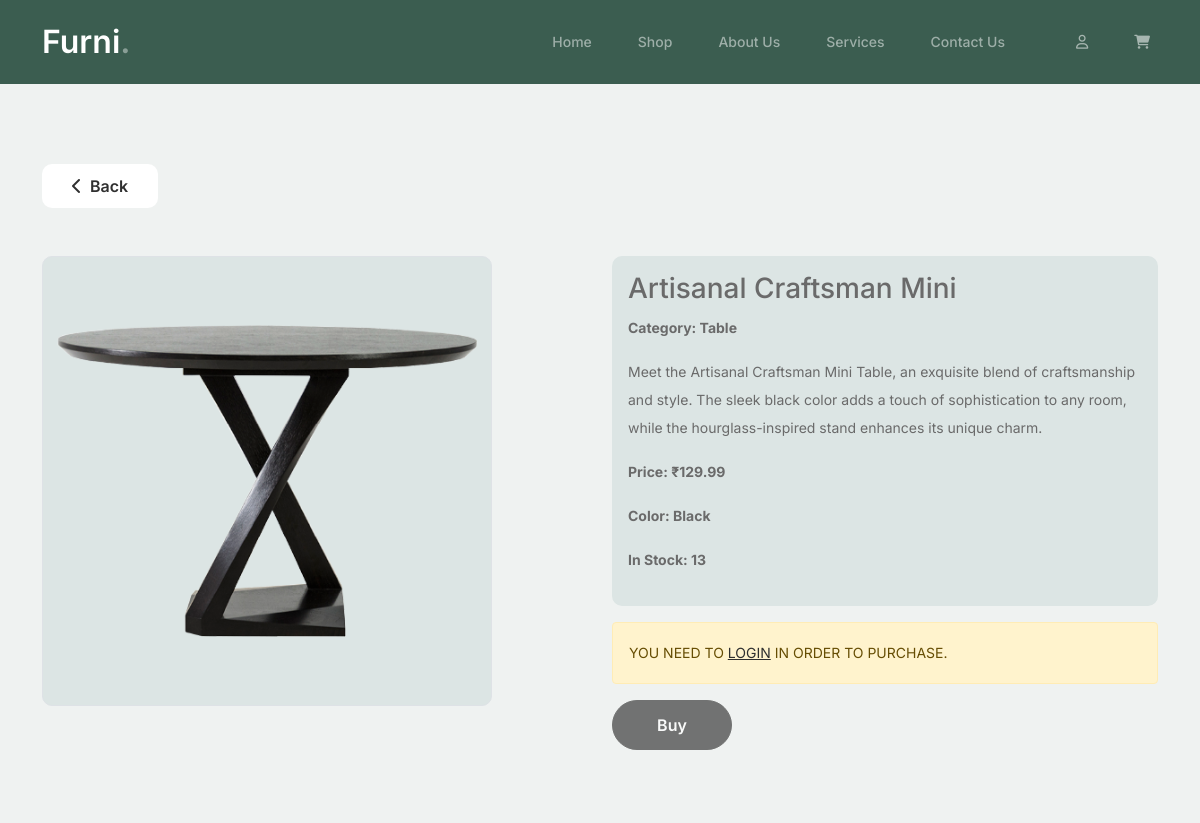
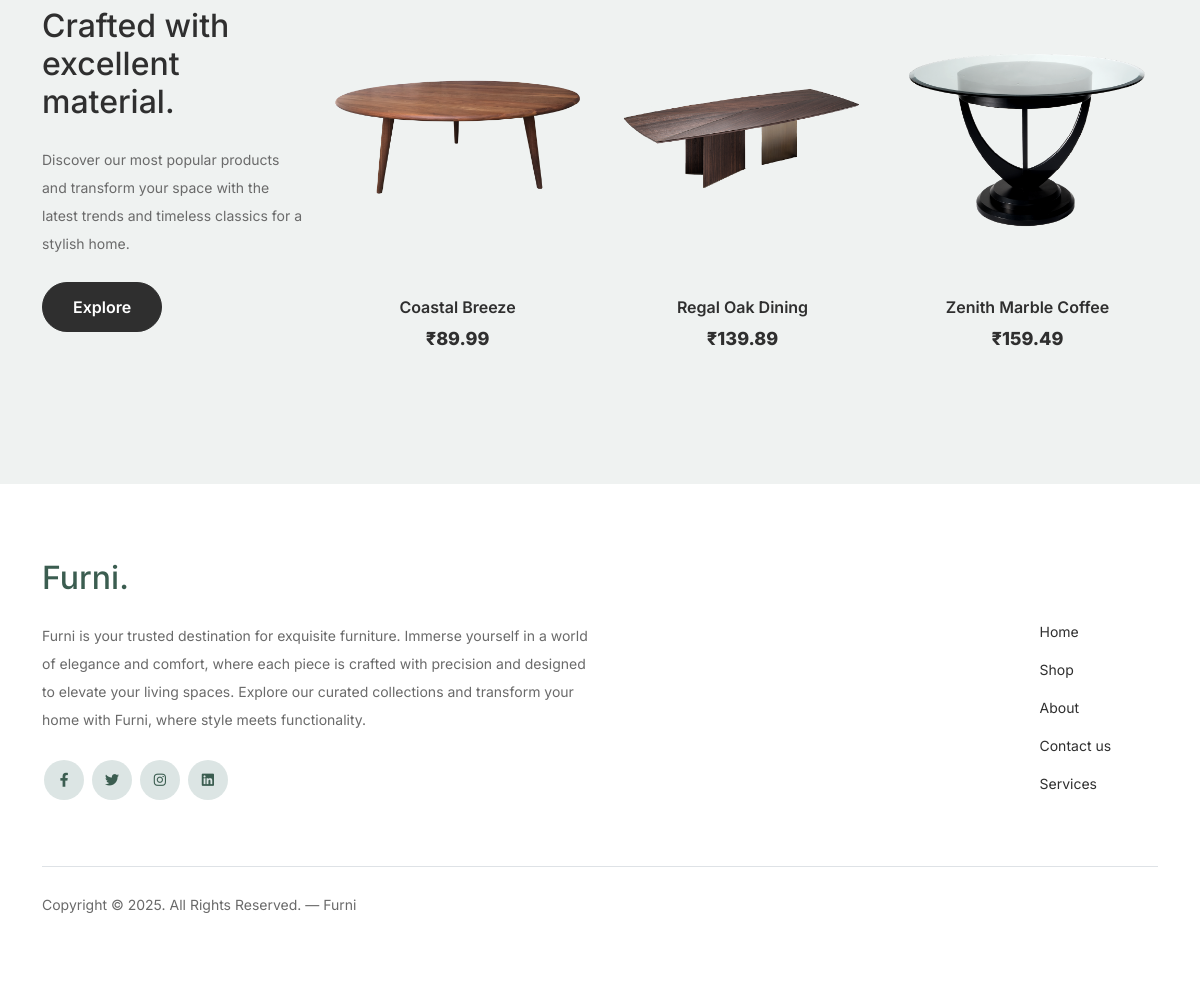
The page /product.php?id=35 on the database its author committed (2 pictures, top to bottom).
### tables this page shows
CREATE TABLE `role_nav` (
  `id_rn` int(100) NOT NULL,
  `id_nav` int(100) NOT NULL,
  `id_role` int(100) NOT NULL
);

CREATE TABLE `nav` (
  `id_nav` int(100) NOT NULL,
  `name_nav` varchar(255) NOT NULL,
  `path_nav` varchar(255) NOT NULL
);

CREATE TABLE `product` (
  `id_product` int(100) NOT NULL,
  `name_product` varchar(255) NOT NULL,
  `desc_product` varchar(255) NOT NULL,
  `price_product` float NOT NULL,
  `availability_product` int(255) NOT NULL,
  `created_at_p` timestamp NOT NULL DEFAULT current_timestamp(),
  `modified_at_p` timestamp NOT NULL DEFAULT '0000-00-00 00:00:00',
  `id_cat` int(100) NOT NULL,
  `id_color` int(100) NOT NULL
);

CREATE TABLE `image` (
  `id_image` int(255) NOT NULL,
  `name_image` varchar(255) NOT NULL,
  `path_image` varchar(255) NOT NULL,
  `date_upload_image` timestamp NOT NULL DEFAULT current_timestamp()
);

CREATE TABLE `category` (
  `id_cat` int(100) NOT NULL,
  `name_cat` varchar(255) NOT NULL
);

CREATE TABLE `color` (
  `id_color` int(100) NOT NULL,
  `name_color` varchar(255) NOT NULL
);

### models/functions.php (called while the page is built, shortened)
<?php
function getNavWithRoles($roleName)
{
    global $conn;
    $query = "SELECT * FROM role_nav rn JOIN user_role ur ON rn.id_role = ur.id_role JOIN nav n ON rn.id_nav = n.id_nav WHERE ur.name_role = ?";
    $ps = $conn->prepare($query);
    $ps->bindValue(1, $roleName, PDO::PARAM_STR);
    $ps->execute();
    $res = $ps->fetchAll();
    return $res;
}
function getProductFromSameCategoryTop3($catID)
{
    global $conn;
    $query = "SELECT * FROM product p JOIN category c ON p.id_cat=c.id_cat JOIN prod_img pi ON p.id_product=pi.id_product JOIN image i ON pi.id_image=i.id_image WHERE p.id_cat = ? ORDER BY RAND() LIMIT 3";
    $ps = $conn->prepare($query);
    $ps->bindValue(1, $catID, PDO::PARAM_INT);
    $ps->execute();
    $res = $ps->fetchAll();
    return $res;
}
function getProduct($id)
{
    global $conn;
    $query = "SELECT * FROM product p JOIN category c ON p.id_cat=c.id_cat
                                          JOIN prod_img pi ON p.id_product=pi.id_product
                                          JOIN image i ON pi.id_image=i.id_image
                                          JOIN color clr ON p.id_color = clr.id_color
                                          WHERE p.id_product=:id";
    $ps = $conn->prepare($query);
    $ps->bindParam(":id", $id);
    $ps->execute();
    $res = $ps->fetchAll();
    return $res;
}

### product.php (the view, shortened to what this page needs)
<?php
include "template/head.php";
include "template/nav.php";
$id = $_GET['id'];
$sentProduct = getProduct($id);
$catID = $sentProduct[0]->id_cat;
$prodArr = getProductFromSameCategoryTop3($catID);
?>
<div class="product-section pb-0">
    <div class="container">
        <button id="backToProducts" class="btn mb-5"><i id="backArrow" class="fa-solid fa-chevron-left me-2"></i>Back</button>
        <div class="row">
            <div class="col-lg-6 col-sm-12">
                <img id="product-image" class="border border-10" src="<?= $sentProduct[0]->path_image ?>" alt="<?= $sentProduct[0]->name_image ?>" />
            </div>
            <div class="col-lg-6 col-sm-12 d-flex flex-column">
                <div id="product-details" class="p-3 border-10" data-prodid="<?= $sentProduct[0]->id_product ?>">
                    <h3><?= $sentProduct[0]->name_product ?></h3>
                    <p class="fw-bold">Category: <?= $sentProduct[0]->name_cat ?></p>
                    <p><?= $sentProduct[0]->desc_product ?></p>
                    <p class="fw-bold">Price: &#8377;<?= $sentProduct[0]->price_product ?></p>
                    <p class="fw-bold">Color: <?= $sentProduct[0]->name_color ?></p>
                    <p class="fw-bold">In Stock: <?= $sentProduct[0]->availability_product ?></p>
                </div>
                <?php if ($sentProduct[0]->availability_product > 0 && !empty($user)) : ?>
                    <button id="buyProduct" class="btn mt-5">Buy</button>
                <?php elseif (empty($user)) : ?>
                    <p class="alert alert-warning mt-3 text-uppercase">You need to <a href="login.php">login</a> in order to purchase.</p>
                    <button id="buyProduct" class="btn" disabled>Buy</button>
                <?php else : ?>
                    <p class="alert my-alert-danger mt-3 text-uppercase">not available at the moment!</p>
                    <button id="buyProduct" class="btn mt-5" disabled>Buy</button>
                <?php endif; ?>
            </div>
        </div>
    </div>
</div>
<div class="product-section">
    <div class="container">
        <div class="row">
            <div class="col-md-12 col-lg-3 mb-5 mb-lg-0">
                <h2 class="mb-4 section-title">Crafted with excellent material.</h2>
                <p class="mb-4">Discover our most popular products and transform your space with the latest trends and timeless classics for a stylish home.</p>
                <p><a href="shop.php" class="btn">Explore</a></p>
            </div>
            <?php foreach ($prodArr as $prod) : ?>
                <div class="col-12 col-md-4 col-lg-3 mb-5 mb-md-0">
                    <a class="product-item" href="product.php?id=<?= $prod->id_product ?>">
                        <img src="<?= $prod->path_image ?>" alt="<?= $prod->name_image ?>" class="img-fluid product-thumbnail" />
                        <h3 class="product-title"><?= $prod->name_product ?></h3>
                        <strong class="product-price">&#8377;<?= $prod->price_product ?></strong>
                    </a>
                </div>
            <?php endforeach; ?>
        </div>
    </div>
</div>
<?php
include "template/footer.php";
?>

### template/nav.php (shortened to what this page needs)
<?php
$user = isset($_SESSION['user']) ? $_SESSION['user'] : null;
if ($user != null) {
	$roleName = $user->name_role;
	$navArr = getNavWithRoles($roleName);
	$profileURL = "profile.php";
} else {
	$roleName = "guest";
	$navArr = getNavWithRoles("user");
	$profileURL = "login.php";
}
$path = $_SERVER['REQUEST_URI'];
if (!str_contains($path, "login.php")) {
?>
	<nav class="custom-navbar navbar navbar navbar-expand-md navbar-dark bg-dark" arial-label="Furni navigation bar">
		<div class="container">
			<a class="navbar-brand" href="index.php">Furni<span>.</span></a>
			<div class="collapse navbar-collapse" id="navbarsFurni">
				<ul id="navbarsFurniUl" class="custom-navbar-nav navbar-nav ms-auto mb-2 mb-md-0">
					<?php foreach ($navArr as $nav) : ?>
						<li><a class="nav-link" href="<?= $nav->path_nav ?>"><?= $nav->name_nav ?></a></li>
					<?php endforeach; ?>
				</ul>
				<ul class="custom-navbar-cta navbar-nav mb-2 mb-md-0 ms-5">
					<li>
						<?php if ($roleName == "user") : ?>
							<a class="nav-link" href="<?php echo $profileURL; ?>">
								<i class="fa-regular fa-user"></i>
								<span class="ms-1"><?php echo $_SESSION['user']->fn_user; ?></span>
							</a>
						<?php elseif ($roleName == "admin") : ?>
							<a class="nav-link d-none" href="login.php">
								<i class="fa-regular fa-user"></i>
							</a>
						<?php else : ?>
							<a class="nav-link" href="login.php">
								<i class="fa-regular fa-user"></i>
							</a>
						<?php endif; ?>
					</li>
					<li>
						<a class="nav-link" href="cart.php">
							<i class="fa-solid fa-cart-shopping"></i>
						</a>
					</li>
				</ul>
			</div>
		</div>
	</nav>
<?php
}
?>

### assets/css/style.css (style rules this page uses)
a { text-decoration: none; -webkit-transition: .3s all ease; -o-transition: .3s all ease; transition: .3s all ease; color: #2f2f2f; text-decoration: underline; }
.custom-navbar { background: #3b5d50 !important; padding-top: 20px; padding-bottom: 20px; }
.custom-navbar .navbar-brand { font-size: 32px; font-weight: 600; }
.custom-navbar .navbar-brand>span { opacity: .4; }
@media (min-width: 992px) { .custom-navbar .custom-navbar-nav li { margin-left: 15px; margin-right: 15px; } }
.custom-navbar .custom-navbar-nav li a { font-weight: 500; color: #ffffff !important; opacity: .5; -webkit-transition: .3s all ease; -o-transition: .3s all ease; transition: .3s all ease; position: relative; }
@media (min-width: 768px) { .custom-navbar .custom-navbar-nav li a:before { content: ""; position: absolute; bottom: 0; left: 8px; right: 8px; background: #f9bf29; height: 5px; opacity: 1; visibility: visible; width: 0; -webkit-transition: .15s all ease-out; -o-transition: .15s all ease-out; transition: .15s all ease-out; } }
.custom-navbar .custom-navbar-cta { margin-left: 0 !important; -webkit-box-orient: horizontal; -webkit-box-direction: normal; -ms-flex-direction: row; flex-direction: row; }
@media (min-width: 768px) { .custom-navbar .custom-navbar-cta { margin-left: 40px !important; } }
.custom-navbar .custom-navbar-cta li { margin-left: 0px; margin-right: 0px; }
.custom-navbar .custom-navbar-cta li { margin-right: 15px; }
.custom-navbar .custom-navbar-cta li:last-child { margin-right: 0px; }
.btn { font-weight: 600; padding: 12px 30px; border-radius: 30px; color: #ffffff; background: #2f2f2f; border-color: #2f2f2f; }
.section-title { color: #2f2f2f; }
.product-section { padding: 5rem 0; }
.product-section .product-item { text-align: center; text-decoration: none; display: block; position: relative; padding-bottom: 50px; cursor: pointer; }
.product-section .product-item .product-thumbnail { margin-bottom: 30px; position: relative; top: 0; -webkit-transition: .3s all ease; -o-transition: .3s all ease; transition: .3s all ease; }
.product-section .product-item h3 { font-weight: 600; font-size: 16px; }
.product-section .product-item strong { font-weight: 800 !important; font-size: 18px !important; }
.product-section .product-item h3, .product-section .product-item strong { color: #2f2f2f; text-decoration: none; }
.product-section .product-item:before { bottom: 0; left: 0; right: 0; position: absolute; content: ""; background: #dce5e4; height: 0%; z-index: -1; border-radius: 10px; -webkit-transition: .3s all ease; -o-transition: .3s all ease; transition: .3s all ease; }
.border-10, #team-section img { border-radius: 10px !important; }
#product-details, #product-image, #shopping-cart-totals-info { background-color: #dce5e4; }
#homeButton, #backArrow, #forwardArrow, #backToProducts, #goToInsertProduct, #goToMessages, .categoryPorduct-container, #past-order-div-details { transition: 0.3s ease-in-out; }
#homeButton, #backToProducts, #goToInsertProduct, #goToMessages, #previewChangesBtn { width: auto; border-radius: 10px; background-color: #fff; color: #2f2f2f; border: none; padding: 10px 30px; }
#buyProduct, #inputFilterBtn { width: 120px; }
@media (max-width: 1200px) { #product-image { width: 450px; } }

### rows shown on the page
role_nav: id_nav.name_nav "Home"
role_nav: id_nav.name_nav "Shop"
role_nav: id_nav.name_nav "About Us"
role_nav: id_nav.name_nav "Services"
role_nav: id_nav.name_nav "Contact Us"
product: image.path_image+name_image (picture), name_product "Artisanal Craftsman Mini", id_cat.name_cat "Table", desc_product "Meet the Artisanal Craftsman Mini Table, an exquisite blend of craftsmanship and style. The sleek black color adds a touch of sophistication to any room, while the hourglass-inspired stand enhances its unique charm.", price_product "129.99", id_color.name_color "Black", availability_product "13"
product: image.path_image+name_image (picture), name_product "Coastal Breeze", price_product "89.99"
product: image.path_image+name_image (picture), name_product "Regal Oak Dining", price_product "139.89"
product: image.path_image+name_image (picture), name_product "Zenith Marble Coffee", price_product "159.49"
